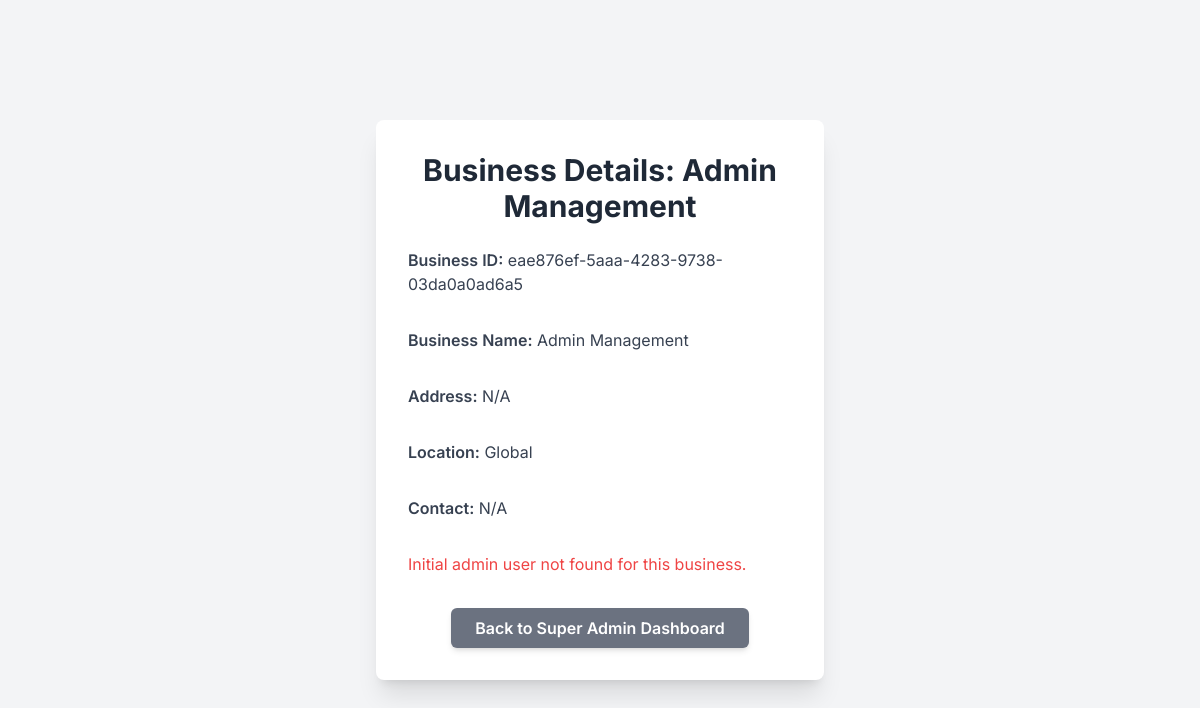
Screenshot of /super_admin/view_business_details/eae876ef-5aaa-4283-9738-03da0a0ad6a5 (signed in) with the database file from the repository.
### models.py (models this page shows, shortened)
class Business(db.Model):
    __tablename__ = 'businesses'
    id = db.Column(db.String(36), primary_key=True, default=lambda: str(uuid.uuid4()))
    name = db.Column(db.String(100), unique=True, nullable=False)
    type = db.Column(db.String(50), nullable=False)
    address = db.Column(db.String(200), nullable=True)
    location = db.Column(db.String(100), nullable=True)
    contact = db.Column(db.String(50), nullable=True)
    email = db.Column(db.String(120), nullable=True)
    is_active = db.Column(db.Boolean, default=True)
    last_synced_at = db.Column(db.DateTime, default=datetime.utcnow)
    remote_id = db.Column(db.String(36), nullable=True)
    users = db.relationship('User', back_populates='business', lazy=True)
    inventory_items = db.relationship('InventoryItem', back_populates='business', lazy=True)
    sales_records = db.relationship('SalesRecord', back_populates='business', lazy=True)
    rental_records = db.relationship('RentalRecord', back_populates='business', lazy=True)
    creditors = db.relationship('Creditor', back_populates='business', lazy=True)
    debtors = db.relationship('Debtor', back_populates='business', lazy=True)
    hirable_items = db.relationship('HirableItem', back_populates='business', lazy=True)
    future_orders = db.relationship('FutureOrder', back_populates='business', lazy=True)
    company_transactions = db.relationship('CompanyTransaction', back_populates='business', lazy=True)

### app.py (the view)
    @app.route('/super_admin/view_business_details/<string:business_id>')
    def view_business_details(business_id):
        if session.get('role') not in ['super_admin', 'admin']:
            flash('Access denied. Super Admin or Admin role required.', 'danger')
            return redirect(url_for('login'))
        business = Business.query.get_or_404(business_id)
        initial_admin = User.query.filter_by(business_id=business_id, role='admin').first()
        return render_template('view_business_details.html', business=business, initial_admin=initial_admin, current_year=datetime.now().year)

### templates/view_business_details.html (shortened to what this page needs)
<!DOCTYPE html>
<html lang="en">
<head>
    <script src="https://cdn.tailwindcss.com"></script>
           <link href="https://cdn.jsdelivr.net/npm/tailwindcss@2.2.19/dist/tailwind.min.css" rel="stylesheet">
</head>
<body class="flex items-center justify-center min-h-screen p-4 bg-gray-100">
    <div class="bg-white p-8 rounded-lg shadow-xl w-full max-w-md business-details-card">
        <h2 class="text-3xl font-bold text-center text-gray-800 mb-6 card-heading">Business Details: {{ business.name }}</h2>
        <div class="space-y-4 text-gray-700 details-section">
            <p><strong>Business ID:</strong> {{ business.id }}</p>
            <p><strong>Business Name:</strong> {{ business.name }}</p>
            <p><strong>Address:</strong> {{ business.address }}</p>
            <p><strong>Location:</strong> {{ business.location }}</p>
            <p><strong>Contact:</strong> {{ business.contact }}</p>
            {% if initial_admin %}
            <h3 class="text-xl font-semibold mt-6 mb-4 text-gray-800 sub-heading">Initial Admin Credentials</h3>
            <p><strong>Username:</strong> {{ initial_admin.username }}</p>
            <p><strong>Password:</strong> {{ initial_admin.password }}</p>
            <p class="text-sm text-red-600 mt-2 warning-text">
                <strong>Warning:</strong> For security, in a real application, passwords should be hashed and never displayed in plain text.
            </p>
            {% else %}
            <p class="text-red-500 mt-4 error-text">Initial admin user not found for this business.</p>
            {% endif %}
        </div>
        <div class="mt-8 text-center back-button-container">
            <a href="{{ url_for('super_admin_dashboard') }}"
               class="inline-block bg-gray-500 hover:bg-gray-600 text-white font-semibold py-2 px-6 rounded-md shadow-md transition duration-150 ease-in-out back-button"
            >
                Back to Super Admin Dashboard
            </a>
        </div>
    </div>
</body>
</html>

### templates/view_business_details.html (style rules this page uses)
body { font-family: 'Inter', sans-serif; background-color: #f0f2f5; display: flex; align-items: center; justify-content: center; min-height: 100vh; padding: 1rem; }
.business-details-card { background-color: #ffffff; padding: 2rem; border-radius: 0.5rem; box-shadow: 0 20px 25px -5px rgba(0, 0, 0, 0.1), 0 10px 10px -5px rgba(0, 0, 0, 0.04); width: 100%; max-width: 28rem; }
.card-heading { font-size: 1.875rem; line-height: 2.25rem; font-weight: 700; text-align: center; color: #1f2937; margin-bottom: 1.5rem; }
.details-section { display: flex; flex-direction: column; gap: 1rem; color: #374151; }
.details-section strong { font-weight: 600; }
.error-text { color: #ef4444; margin-top: 1rem; }
.back-button-container { margin-top: 2rem; text-align: center; }
.back-button { display: inline-block; background-color: #6b7280; color: #ffffff; font-weight: 600; padding: 0.5rem 1.5rem; border-radius: 0.375rem; box-shadow: 0 4px 6px -1px rgba(0, 0, 0, 0.1), 0 2px 4px -2px rgba(0, 0, 0, 0.05); transition: all 0.15s ease-in-out; text-decoration: none; }

### rows the page displays
Business: name "Admin Management", id "eae876ef-5aaa-4283-9738-03da0a0ad6a5", address "N/A", location "Global", contact "N/A"
